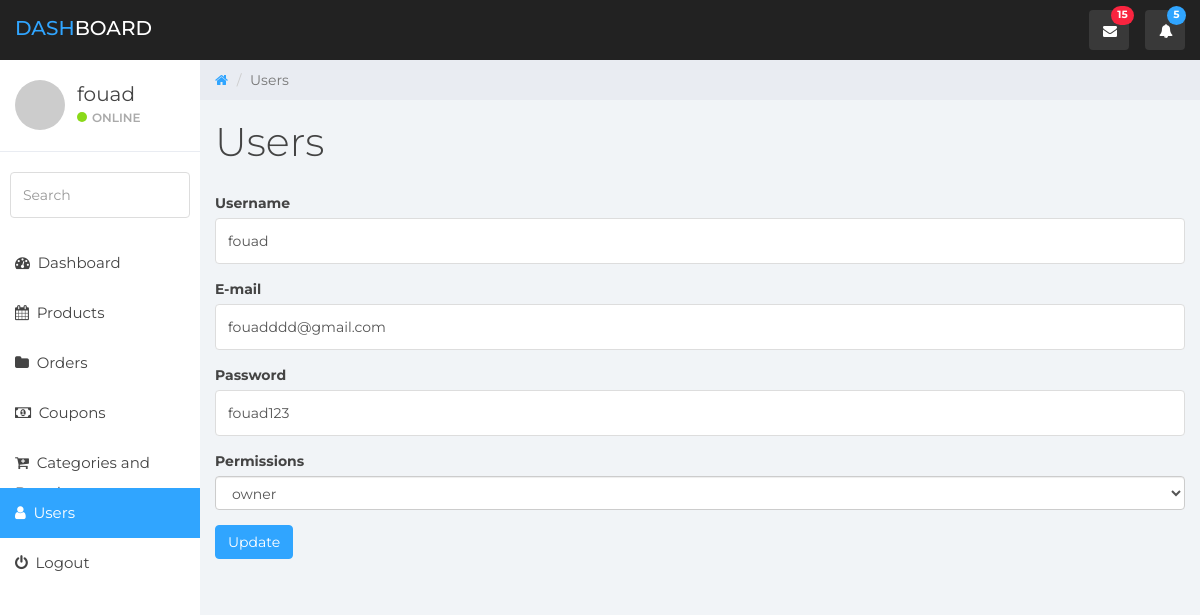
Page /admin/users.php?action=edituser&id=1 (signed in) on the committed database.
### tables this page shows
CREATE TABLE `users` (
  `id` int(1) NOT NULL,
  `username` varchar(255) NOT NULL,
  `gender` int(1) NOT NULL,
  `email` varchar(255) NOT NULL,
  `password` varchar(255) NOT NULL,
  `permission` int(1) NOT NULL,
  `beforeblocked` int(11) NOT NULL
);

CREATE TABLE `permissions` (
  `id` int(1) NOT NULL,
  `name` varchar(255) NOT NULL
);

### admin/elements/editUser.php (the view, shortened to what this page needs)
<?php
  include "PhpFunctions/connection.php";
  $id= $_GET['id'];
  $select = "SELECT * FROM users WHERE id = $id";
  $query = $connection -> query($select);
  $user = $query -> fetch_assoc();
?>
<form method="post" action="PhpFunctions/updateUser.php">
  <div class="form-group">
    <label for="name">Username</label>
    <input type="text" name="username" value="<?= $user['username'] ?>" class="form-control" id="name">
  </div>
  <div class="form-group">
    <label for="price">E-mail</label>
    <input type="text" name="email" value="<?= $user['email'] ?>" class="form-control" id="price">
  </div>
  <div class="form-group">
    <label for="sale">Password</label>
    <input type="text" name="password" value="<?= $user['password'] ?>" class="form-control" id="sale">
  </div>
   <div class="form-group">
    <label for="exampleFormControlSelect1">Permissions</label>
    <select name="permission" class="form-control" id="exampleFormControlSelect1">
      <?php
      $userPermission = $user['permission'];
        $selectCat= "SELECT * FROM permissions";
        $queryCat = $connection -> query($selectCat);
        foreach ($queryCat as $cat){
      ?>
      <option value="<?= $cat['id'] ?>" <?php
          if($cat['id'] == $userPermission){echo "selected";}
      ?> ><?= $cat['name'] ?></option>
      <?php } ?>
    </select>
  </div>
  <button type="submit" class="btn btn-primary mb-20 hvr-hang">Update</button>
</form>

### admin/css/framework.css (style rules this page uses)
:root { --blue-color: #0075ff; --blue-alt-color: #0d69d5; --orange-color: #f59e0b; --green-color: #22c55e; --red-color: #f44336; --grey-color: #888; --fa-style-family-classic: "Font Awesome 6 Free"; --heading-color: #012f63; --text--clolor: #FE667B; --footer-color: #0E8388; --backgroung--color: #A6E3E9; }
.mb-20 { margin-bottom: 20px; }

### admin/css/styles.css (style rules this page uses)
body { background: #f1f4f7; padding-top: 60px; font-size: 14px; color: #444444; font-family: "Montserrat", "Helvetica Neue", Helvetica, Arial, sans-serif; }
input.form-control { border: 1px solid #ddd; box-shadow: none; height: 46px; }
.btn-primary, .btn-primary:hover, .btn-primary:focus, .btn-primary:active, .btn-primary.active, .open > .dropdown-toggle.btn-primary, .btn-primary.disabled, .btn-primary[disabled], fieldset[disabled] .btn-primary, .btn-primary.disabled:hover, .btn-primary[disabled]:hover, fieldset[disabled] .btn-primary:hover, .btn-primary.disabled:focus, .btn-primary[disabled]:focus, fieldset[disabled] .btn-primary:focus, .btn-primary.disabled:active, .btn-primary[disabled]:active, fieldset[disabled] .btn-primary:active, .btn-primary.disabled.active, .btn-primary[disabled].active, fieldset[disabled] .btn-primary.active { background-color: #30a5ff; border-color: #30a5ff; }

### rows in the picture
users: username "fouad", email "fouadddd@gmail.com", password "fouad123", permission "owner"

### other values in the picture
$_SESSION['login'] "fouad"
